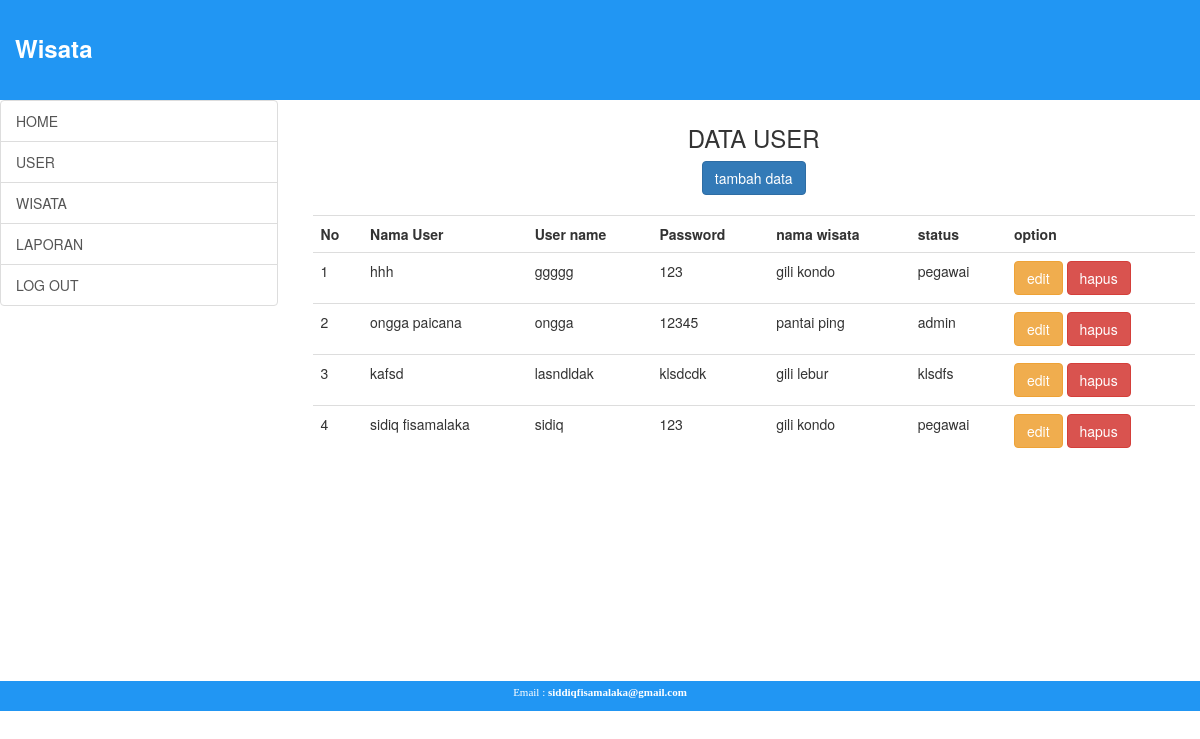
/index.php?mod=tampil_data_user (signed in), run on the app's committed database.
### tables this page shows
CREATE TABLE `user` (
  `id_user` int(5) NOT NULL,
  `nama_user` varchar(30) NOT NULL,
  `username` varchar(25) NOT NULL,
  `password` varchar(15) NOT NULL,
  `id_wisata` int(10) NOT NULL,
  `status` varchar(30) NOT NULL
);

CREATE TABLE `wisata` (
  `id_wisata` int(11) NOT NULL,
  `nama` varchar(30) NOT NULL,
  `harga_tiket` int(30) NOT NULL
);

### tampil_data_user.php (the view)
<?php
	include "koneksi.php";
	$sql=mysqli_query($koneksi,"select * from user u, wisata w where
	u.id_wisata=w.id_wisata
	order by u.id_user desc") or die('mysqli_error');
?>
<center><h3> DATA USER</h3></center>
<center><a href="index.php?mod=form_user"><button class="btn btn-primary">tambah data</button></a></center>
<center><table class="table"><br/>
	<tr>
		<th>No</th>
		<th>Nama User</th>
		<th>User name</th>
		<th>Password</th>
		<th>nama wisata</th>
		<th>status</th>
		<th>option</th>
	</tr>
<?php
$no=1;
while($data=mysqli_fetch_array($sql)){
?>
		<tr>
			<td><?php echo $no;?></td>
			<td><?php echo $data['nama_user'];?></td>
			<td><?php echo $data['username'];?></td>
			<td><?php echo $data['password'];?></td>
			<td><?php echo $data['nama'];?></td>
			<td><?php echo $data['status'];?></td>
			<td><a href="index.php?mod=form_update_user&id=<?php echo $data['id_user'];?>"><button class="btn btn-warning">edit</button></a>
			<a href="hapus_user.php?id=<?php echo $data['id_user'];?>"><button class="btn btn-danger">hapus</button></a></td>
		</tr>
	<?php $no++;} ?>
</table></center>

### data on the page
user: nama_user "hhh", username "ggggg", password "123", id_wisata.nama "gili kondo", status "pegawai"
user: nama_user "ongga paicana", username "ongga", password "12345", id_wisata.nama "pantai ping", status "admin"
user: nama_user "kafsd", username "lasndldak", password "klsdcdk", id_wisata.nama "gili lebur", status "klsdfs"
user: nama_user "sidiq fisamalaka", username "sidiq", password "123", id_wisata.nama "gili kondo", status "pegawai"
